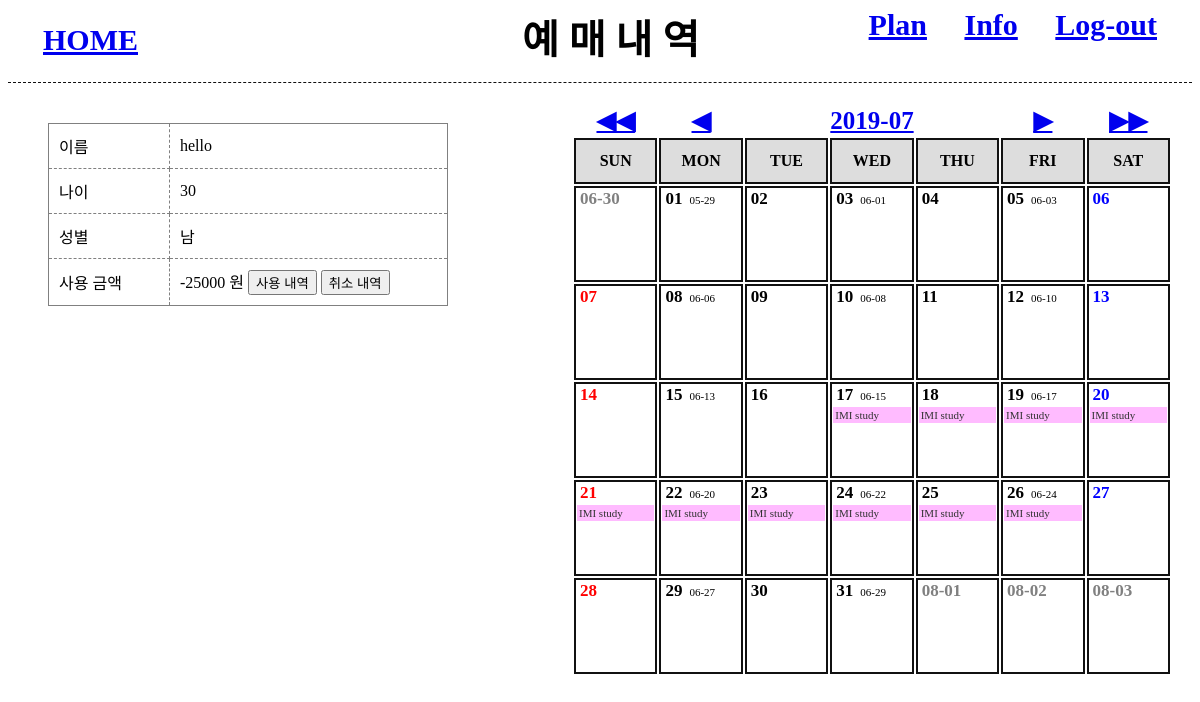
Page /imistudy_2/myPage.php (signed in) on the committed database.
### tables this page shows
CREATE TABLE `schedules` (
  `id` int(10) NOT NULL AUTO_INCREMENT,
  `name` varchar(20) NOT NULL,
  `s_date` datetime NOT NULL,
  `e_date` datetime NOT NULL,
  `content` text NOT NULL,
  `a_date` datetime DEFAULT NULL,
  `group_id` int(10) DEFAULT NULL,
  PRIMARY KEY (`id`),
  UNIQUE KEY `plan` (`name`,`s_date`,`e_date`)
);

CREATE TABLE `user` (
  `id` varchar(20) NOT NULL,
  `passwd` varchar(20) NOT NULL,
  `name` varchar(20) NOT NULL,
  `money` int(11) DEFAULT NULL,
  `age` int(10) NOT NULL,
  `gender` int(11) NOT NULL,
  PRIMARY KEY (`id`)
);

### adodb5/adodb.inc.php (called while the page is built, shortened)
<?php
if (!defined('_ADODB_LAYER')) {
	GLOBAL
		$ADODB_vers,
		$ADODB_COUNTRECS,
		$ADODB_CACHE_DIR,
		$ADODB_CACHE,
		$ADODB_CACHE_CLASS,
		$ADODB_EXTENSION,
		$ADODB_COMPAT_FETCH,
		$ADODB_FETCH_MODE,
		$ADODB_GETONE_EOF,
		$ADODB_QUOTE_FIELDNAMES;
	function ADODB_str_replace($src, $dest, $data) {
		if (ADODB_PHPVER >= 0x4050) {
			return str_replace($src,$dest,$data);
		}
		return $data;
	}
	function ADODB_Setup() {
	GLOBAL
		$ADODB_vers,
		$ADODB_COUNTRECS,
		$ADODB_CACHE_DIR,
		$ADODB_FETCH_MODE,
		$ADODB_CACHE,
		$ADODB_CACHE_CLASS,
		$ADODB_FORCE_TYPE,
		$ADODB_GETONE_EOF,
		$ADODB_QUOTE_FIELDNAMES;
		$ADODB_FETCH_MODE = ADODB_FETCH_DEFAULT;
		if (!isset($ADODB_COUNTRECS)) {
			$ADODB_COUNTRECS = true;
		}
	}
	abstract class ADOConnection {
	var $debug = false;
	var $true = '1';
	var $false = '0';
	var $fetchMode=false;
	var $bulkBind = false;
	var $_queryID = false;
	var $_bindInputArray = false;
	function Execute($sql,$inputarr=false) {
		if ($inputarr !== false) {
			if (!is_array($inputarr)) {
				$inputarr = array($inputarr);
			}
			$element0 = reset($inputarr);
			$array_2d = $this->bulkBind && is_array($element0) && !is_object(reset($element0));
			unset($element0);
			if (!is_array($sql) && !$this->_bindInputArray) {
				$sqlarr = explode('?',$sql);
				$nparams = sizeof($sqlarr)-1;
				if (!$array_2d) {
					$inputarr = array($inputarr);
				} else {
					$countElements = array_map('count', $inputarr);
					if (1 != count(array_unique($countElements))) {
						$this->outp_throw(
							"[bulk execute] Input array has different number of params  [" . print_r($countElements, true) .  "].",
							'Execute'
						);
						return false;
					}
					unset($countElements);
				}
				$element0 = reset($inputarr);
				if ($nparams != count($element0)) {
					$this->outp_throw(
						"Input array has " . count($element0) .
						" params, does not match query: '" . htmlspecialchars($sql) . "'",
						'Execute'
					);
					return false;
				}
				unset($element0);
				foreach($inputarr as $arr) {
					$sql = ''; $i = 0;
					foreach ($arr as $v) {
						$sql .= $sqlarr[$i];
						$typ = gettype($v);
						if ($typ == 'string') {
							$sql .= $this->qstr($v);
						} else if ($typ == 'double') {
							$sql .= str_replace(',','.',$v);
						} else if ($typ == 'boolean') {
							$sql .= $v ? $this->true : $this->false;
						} else if ($typ == 'object') {
							if (method_exists($v, '__toString')) {
								$sql .= $this->qstr($v->__toString());
							} else {
								$sql .= $this->qstr((string) $v);
							}
						} else if ($v === null) {
							$sql .= 'NULL';
						} else {
							$sql .= $v;
						}
						$i += 1;
						if ($i == $nparams) {
							break;
						}
					}
					if (isset($sqlarr[$i])) {
						$sql .= $sqlarr[$i];
						if ($i+1 != sizeof($sqlarr)) {
							$this->outp_throw( "Input Array does not match ?: ".htmlspecialchars($sql),'Execute');
						}
					} else if ($i != sizeof($sqlarr)) {
						$this->outp_throw( "Input array does not match ?: ".htmlspecialchars($sql),'Execute');
					}
					$ret = $this->_Execute($sql);
					if (!$ret) {
						return $ret;
					}
				}
			} else {
				if ($array_2d) {
					if (is_string($sql)) {
						$stmt = $this->Prepare($sql);
					} else {
						$stmt = $sql;
					}
					foreach($inputarr as $arr) {
						$ret = $this->_Execute($stmt,$arr);
						if (!$ret) {
							return $ret;
						}
					}
				} else {
					$ret = $this->_Execute($sql,$inputarr);
				}
			}
		} else {
			$ret = $this->_Execute($sql,false);
		}
		return $ret;
	}
	function _Execute($sql,$inputarr=false) {
		if( is_string($sql) ) {
			$sql = ADODB_str_replace( '_ADODB_COUNT', '', $sql );
		}
		if ($this->debug) {
			global $ADODB_INCLUDED_LIB;
			if (empty($ADODB_INCLUDED_LIB)) {
				include(ADODB_DIR.'/adodb-lib.inc.php');
			}
			$this->_queryID = _adodb_debug_execute($this, $sql,$inputarr);
		} else {
			$this->_queryID = @$this->_query($sql,$inputarr);
		}
		$rs = new $rsclass($this->_queryID,$this->fetchMode);
		$rs->connection = $this;
		$rs->Init();
		if (is_array($sql)) {
			$rs->sql = $sql[0];
		} else {
			$rs->sql = $sql;
		}
		return $rs;
	}
}
	class ADORecordSet implements IteratorAggregate {
	var $_closed = false;
	function __construct($queryID) {
		$this->_queryID = $queryID;
	}
	protected function AssocCaseConvertFunction($case = ADODB_ASSOC_CASE) {
		switch($case) {
			case ADODB_ASSOC_CASE_NATIVE:
			default:
				return false;
		}
	}
	function Close() {
		if (!$this->_closed) {
			$this->_closed = true;
			return $this->_close();
		} else
			return true;
	}
	protected function _updatefields()
	{
		$fn_change_case = $this->AssocCaseConvertFunction();
		if(!$fn_change_case) {
			return;
		}
	}
}
	function ADOLoadCode($dbType) {
		$db = strtolower($dbType);
		switch ($db) {
			default:
				$class = $db; break;
		}
		$ADODB_LASTDB = $class;
		if (class_exists("ADODB_" . $class)) {
			return $class;
		}
		return false;
	}
	function NewADOConnection($db='') {
		$tmp = ADONewConnection($db);
		return $tmp;
	}
	function ADONewConnection($db='') {
		global $ADODB_NEWCONNECTION, $ADODB_LASTDB;
		$errorfn = (defined('ADODB_ERROR_HANDLER')) ? ADODB_ERROR_HANDLER : false;
		if(empty($obj)) {
			if (!isset($ADODB_LASTDB)) {
				$ADODB_LASTDB = '';
			}
			if ($db != $ADODB_LASTDB) {
				$db = ADOLoadCode($db);
			}
			$cls = 'ADODB_'.$db;
			$obj = new $cls();
		}
		return $obj;
	}
}

### imistudy_2/DBcon.inc.php (called while the page is built, shortened)
<?php
	include($_SERVER['DOCUMENT_ROOT']."/imistudy/adodb5/adodb.inc.php");
	$db = newADOConnection('mysqli');
	$db->debug = false;
?>

### adodb5/drivers/adodb-mysqli.inc.php (called while the page is built, shortened)
<?php
if (! defined("_ADODB_MYSQLI_LAYER")) {
class ADODB_mysqli extends ADOConnection {
	var $clientFlags = 0;
	var $port = 3306;
	var $socket = '';
	var $optionFlags = array(array(MYSQLI_READ_DEFAULT_GROUP,0));
	var $multiQuery = false;
	function _connect($argHostname = NULL,
				$argUsername = NULL,
				$argPassword = NULL,
				$argDatabasename = NULL, $persist=false)
	{
		$this->_connectionID = @mysqli_init();
		foreach($this->optionFlags as $arr) {
			mysqli_options($this->_connectionID,$arr[0],$arr[1]);
		}
		$ok = @mysqli_real_connect($this->_connectionID,
					$argHostname,
					$argUsername,
					$argPassword,
					$argDatabasename,
					(int)$this->port != 0 ? (int)$this->port : 3306,
					$this->socket,
					$this->clientFlags);
		if ($ok) {
			if ($argDatabasename)  return $this->SelectDB($argDatabasename);
			return true;
		} else {
			if ($this->debug) {
				ADOConnection::outp("Could not connect : "  . $this->ErrorMsg());
			}
			$this->_connectionID = null;
			return false;
		}
	}
	function SelectDB($dbName)
	{
		if ($this->_connectionID) {
			$result = @mysqli_select_db($this->_connectionID, $dbName);
			return $result;
		}
		return false;
	}
	function _query($sql, $inputarr)
	{
	global $ADODB_COUNTRECS;
		if ($this->multiQuery) {
			$rs = mysqli_multi_query($this->_connectionID, $sql.';');
			if ($rs) {
				$rs = ($ADODB_COUNTRECS) ? @mysqli_store_result( $this->_connectionID ) : @mysqli_use_result( $this->_connectionID );
				return $rs ? $rs : true;
			}
		} else {
			$rs = mysqli_query($this->_connectionID, $sql, $ADODB_COUNTRECS ? MYSQLI_STORE_RESULT : MYSQLI_USE_RESULT);
			if ($rs) return $rs;
		}
		return false;
	}
}
class ADORecordSet_mysqli extends ADORecordSet{
	function __construct($queryID, $mode = false)
	{
		if ($mode === false) {
			global $ADODB_FETCH_MODE;
			$mode = $ADODB_FETCH_MODE;
		}
		switch ($mode) {
			case ADODB_FETCH_DEFAULT:
			case ADODB_FETCH_BOTH:
			default:
				$this->fetchMode = MYSQLI_BOTH;
				break;
		}
	}
	function _initrs()
	{
	global $ADODB_COUNTRECS;
		$this->_numOfRows = $ADODB_COUNTRECS ? @mysqli_num_rows($this->_queryID) : -1;
		$this->_numOfFields = @mysqli_num_fields($this->_queryID);
	}
	function MoveNext()
	{
		$this->fields = @mysqli_fetch_array($this->_queryID,$this->fetchMode);
		if (is_array($this->fields)) {
			return true;
		}
		return false;
	}
	function _fetch()
	{
		$this->fields = mysqli_fetch_array($this->_queryID,$this->fetchMode);
		return is_array($this->fields);
	}
	function _close()
	{
		$this->_queryID = false;
	}
}
}

### imistudy_2/calender.inc.php (the view, shortened to what this page needs)
<?php
	include($_SERVER['DOCUMENT_ROOT']."/imistudy/imistudy_2/DBcon.inc.php");
	$year_month = date('Y-m');
	$this_date	= date('d');
	$prev_month	= date('Y-m', strtotime($year_month." -1 month"));
	$next_month	= date('Y-m', strtotime($year_month." +1 month"));
	$prev_year	= date('Y-m', strtotime($year_month." -1 year"));
	$next_year	= date('Y-m', strtotime($year_month." +1 year"));
	$max_date	= date('t', strtotime($year_month));
	$last_day	= date('w', strtotime($year_month."-".$max_date));
	$start_day	= date('w', strtotime($year_month.'-01'));
	$total_week	= ceil(($max_date+$start_day)/7);
	$sql = "SELECT A.id, A.name, A.s_date, A.e_date, A.content, A.a_date, A.group_id, IFNULL(B.name, '없음') AS group_name
			FROM schedules A LEFT OUTER JOIN group_tb B ON A.group_id = B.id
			WHERE A.s_date >= '".$year_month."-01 00:00:00'
			OR A.e_date <= '".$year_month."-".$max_date." 24:00:00'
			OR (A.s_date < '".$year_month."-01 00:00:00' AND A.e_date > '".$year_month."-".$max_date." 24:00:00');";
	$rs = $db->execute($sql);
	if($rs == false){
		die("DB 연결 에러");
	}
	else{
		while(!$rs->EOF){
			$m_schedule[] = array(
				'id'=>$rs->fields['id'],
				'subject'=>$rs->fields['name'],
				'start'=>$rs->fields['s_date'],
				'end'=>$rs->fields['e_date'],
				'plan'=>$rs->fields['content'],
				'alarm'=>$rs->fields['a_date'],
				'gr_id'=>$rs->fields['group_id'],
				'group'=>$rs->fields['group_name']
				);
			$rs->moveNext();
		}
	}
	$sql = "SELECT lunar_date FROM lunar_data
			WHERE solar_date>='".$year_month."-01'
			AND solar_date<='".$year_month."-".$max_date."';";
	$rs2 = $db->execute($sql);
	if($rs2 == false){
		die("DB 연결 에러");
	}
	else{
		while(!$rs2->EOF){
			$lunar_date[] = date('m-d', strtotime($rs2->fields['lunar_date']));
			$rs2->moveNext();
		}
	}
?>
<div class="schedule_box">
<table class="table">
	<tr class="move">
		<td>
		<a href="javascript:goPage('<?php echo $prev_year; ?>', '<?php echo $this_date; ?>');">◀◀</a>
		</td>
		<td>
		<a href="javascript:goPage('<?php echo $prev_month; ?>', '<?php echo $this_date; ?>');">◀</a>
		</td>
		<td colspan="3">
		<a href="javascript:goPage('<?php echo $year_month; ?>', '<?php echo $this_date; ?>');"><?php echo $year_month; ?></a>
		</td>
		<td>
		<a href="javascript:goPage('<?php echo $next_month; ?>', '<?php echo $this_date; ?>');">▶</a>
		</td>
		<td>
		<a href="javascript:goPage('<?php echo $next_year; ?>', '<?php echo $this_date; ?>');">▶▶</a>
		</td>
	</tr>
	<tr>
		<th>SUN</th>
		<th>MON</th>
		<th>TUE</th>
		<th>WED</th>
		<th>THU</th>
		<th>FRI</th>
		<th>SAT</th>
	</tr>
<?php
	$today = 1;
	for($i=1; $i<=$total_week; $i++){
		echo "<tr class='calender'>";
		for($j=0; $j<7; $j++){
			if(!(($i == 1 && $j < $start_day) || ($i == $total_week && $j > $last_day))){
				$today = date('d', strtotime($year_month."-".$today));
				if($j==0){
					 $style = 'red';
				}else if($j==6){
					 $style = 'blue';
				}else{
					 $style = 'black';
				}
				$print_day = "<font class='days' color=".$style.">".$today."</font>";
				if($j==1 || $j==3 || $j==5){
					$print_day .= "<font class='lunar'>".$lunar_date[$today-1]."</font>";
				}
				$plan_num = 0;
				for($t=0; $t<count($m_schedule); $t++){
					if($year_month."-".$today >= date('Y-m-d', strtotime($m_schedule[$t]['start'])) &&
						$year_month."-".$today <= date('Y-m-d', strtotime($m_schedule[$t]['end']))){
						$plan_num++;
						if($plan_num < 3){
							$print_day .="<div class='m_sch'>".$m_schedule[$t]['subject']."</div>";
						}
					}
				}
				$go_m = $year_month;
				$go_d = $today;
				$today++;
			}
			else if($i == 1 && $j < $start_day){
				$go_m		= $prev_month;
				$go_d		= date('t', strtotime($prev_month)) - $start_day + $j+1;
				$prev_date	= date('m', strtotime($prev_month))."-";
				$prev_date .= $go_d;
				$print_day	= "<font class='days' color='gray'>".$prev_date."</font>";
			}
			else if($i == $total_week && $j > $last_day){
				$go_m		= $next_month;
				$go_d		= date('d', strtotime($next_month."-".($j - $last_day)));
				$next_date	= date('m', strtotime($next_month))."-";
				$next_date .= $go_d;
				$print_day = "<font class='days' color='gray'>".$next_date."</font>";
			}
			echo "<td class='selectDate' onclick='javascript:goPage(\"".$go_m."\", \"".$go_d."\");'>";
			echo $print_day;
			echo "</td>";
		}
		echo "</tr>";
	}
?>
</table>
</div>

### imistudy_2/myPage.php (shortened to what this page needs)
<?php
	include($_SERVER['DOCUMENT_ROOT']."/imistudy/imistudy_2/DBcon.inc.php");
?>
<!DOCTYPE HTML>
<html>
<head>
</head>
<body>
<?php
	include("menu.inc.php");
	include($_SERVER['DOCUMENT_ROOT']."/imistudy/imistudy_2/calender.inc.php");
?>
 <table id='info'>
<?php
	$sql_info	= "SELECT name, money, age, gender FROM user WHERE id='".$_SESSION['id']."';";
	$rs = $db->execute($sql_info);
	if(empty($rs->fields['gender'])){
		$gender = '남';
	}
	else{
		$gender = '여';
	}
	echo "<tr>";
	echo "	<td width='100px;'>이름</td>";
	echo "	<td>".$rs->fields['name']."</td>";
	echo "</tr>";
	echo "<tr>";
	echo "	<td>나이</td>";
	echo "	<td>".$rs->fields['age']."</td>";
	echo "</tr>";
	echo "<tr>";
	echo "	<td>성별</td>";
	echo "	<td>".$gender."</td>";
	echo "</tr>";
	echo "<tr>";
	echo "	<td>사용 금액</td>";
	echo "	<td>".$rs->fields['money']." 원 <button onClick='ticketInfo(null);'>사용 내역</button> <button onClick='cancelInfo();'>취소 내역</button></td>";
	echo "</tr>";
	echo "</table>";
?>
</body>
</html>

### imistudy_2/myPage.php (style rules this page uses)
#info, .ticket { margin:40px; padding:20px; font-size:12; border:1px solid gray; }
#info { width:400px; border-collapse:collapse; }
#info td { padding:10px; border-bottom:1px dashed gray; border-right:1px dashed gray; }

### imistudy_2/calender.inc.php (style rules this page uses)
.schedule_box { float:right; margin:10px; width:620px; }
.table { width:600px; table-layout:fixed; margin:10px; }
.move { text-align:center; height:30px; font-weight:bold; font-size:25px; }
.calender td { height:90px; }
.table th { height:40px; width:80px; background:#ddd; border:2px solid #111; }
.days { font-size:17px; padding:3px; font-weight:bold; }
.lunar { font-size:11px; color:black; padding:4px; }
.m_sch { font-size:11px; color:#333; background:#fbf; padding:2px; margin-top:2px; margin-bottom:2px; }
.selectDate { table-layout:fixed; text-align:left; vertical-align:top; border:2px solid #111; cursor:pointer; }

### rows in the picture
schedules: name "IMI study"
user: name "hello", age "30", money "-25000"

### other values in the picture
$TITLE "예 매 내 역"
$year_month "2019-07"
$prev_date "06-30"
$lunar_date[$today-1] "05-29"
$lunar_date[$today-1] "06-01"
$lunar_date[$today-1] "06-03"
$lunar_date[$today-1] "06-06"
$lunar_date[$today-1] "06-08"
$lunar_date[$today-1] "06-10"
$lunar_date[$today-1] "06-13"
$lunar_date[$today-1] "06-15"
$lunar_date[$today-1] "06-17"
$lunar_date[$today-1] "06-20"
$lunar_date[$today-1] "06-22"
$lunar_date[$today-1] "06-24"
